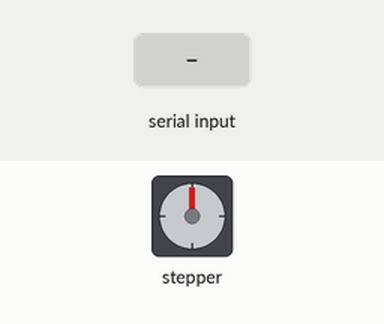
This sketch was run on a simulated Arduino Uno, built with avr-gcc and run on an emulated ATmega328P. Shown: stepper motor. Inputs (shaded band) come from the test bench. Stepper angles assume 200 steps per turn.

Above: at 1.2 s.
1.3 s: "UP\n" received over Serial
At 1.45 s:
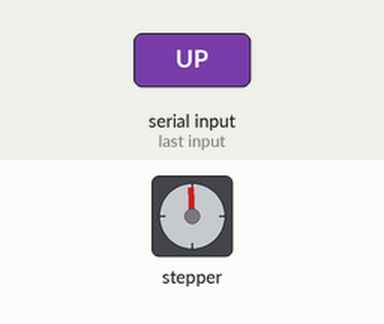
At 2.05 s:
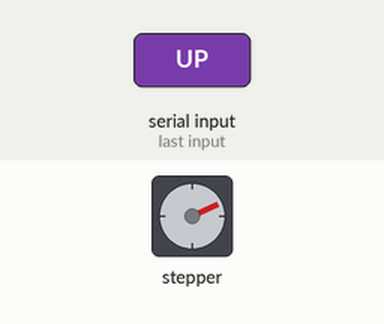
4.3 s: "DOWN\n" received over Serial
At 4.45 s:
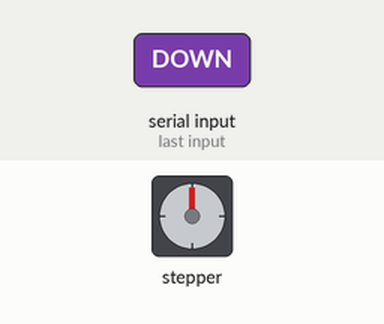
7.3 s: "UP\n" received over Serial
Timing chart, 0 to 22.3 s (numbered marks = the images above; inputs shaded):
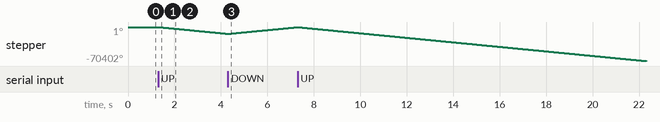

Measured:
- after the input at 1.3 s, stepper: keeps turning counter-clockwise at about 4685°/s, starting at once

The sketch:

arduino_code_test.ino
```cpp
// #include <Stepper.h>

// const int stepsPerRevolution = 200;  // 모터의 한 바퀴 당 스텝 수
// const int stepDelay = 0.1; // 모터 속도를 조절하기 위한 딜레이 (밀리초)

// Stepper myStepper(stepsPerRevolution, 8, 9);  // 스텝 모터 객체 생성

// String currentCommand = "";  // 현재 명령 저장 변수

// void setup() {
//   // 시리얼 통신 초기화
//   Serial.begin(9600);
//   // 모터 속도 설정 (필요에 따라 조정 가능)
//   myStepper.setSpeed(20);
// }

// void loop() {
//   // 시리얼 입력이 있을 경우
//   if (Serial.available() > 0) {
//     String command = Serial.readStringUntil('\n');
//     currentCommand = command;  // 새로운 명령을 현재 명령으로 설정
//   }

//   // 현재 명령에 따라 모터를 제어
//   if (currentCommand == "UP") {
//     myStepper.step(1);  // 모터를 위로 한 스텝 이동
//     delay(stepDelay);   // 딜레이를 추가하여 속도 조절
//   } else if (currentCommand == "DOWN") {
//     myStepper.step(-1);  // 모터를 아래로 한 스텝 이동
//     delay(stepDelay);    // 딜레이를 추가하여 속도 조절
//   }
// }
//--------------------------------------------------------------------------------

#include <Stepper.h>

const int stepsPerRevolution = 200;  // 모터의 한 바퀴 당 스텝 수
const int stepDelay = 0.1; // 모터 속도를 조절하기 위한 딜레이 (밀리초)

Stepper myStepper(stepsPerRevolution, 8, 9);  // 스텝 모터 객체 생성

String currentCommand = "";  // 현재 명령 저장 변수

void setup() {
  // 시리얼 통신 초기화
  Serial.begin(9600);
  // 모터 속도 설정 (필요에 따라 조정 가능)
  myStepper.setSpeed(2000);
}

void loop() {
  // 시리얼 입력이 있을 경우
  if (Serial.available() > 0) {
    String command = Serial.readStringUntil('\n');
    currentCommand = command;  // 새로운 명령을 현재 명령으로 설정
  }

  // 현재 명령에 따라 모터를 제어
  if (currentCommand == "UP") {
    myStepper.step(-1);  // 모터를 위로 한 스텝 이동
    delay(stepDelay);   // 딜레이를 추가하여 속도 조절
  } else if (currentCommand == "DOWN") {
    myStepper.step(1);  // 모터를 아래로 한 스텝 이동
    delay(stepDelay);    // 딜레이를 추가하여 속도 조절
  } else if (currentCommand == "STOP") {
    // 현재 명령이 "STOP"이면 모터를 멈춤
    myStepper.step(0);
  }
}
```
